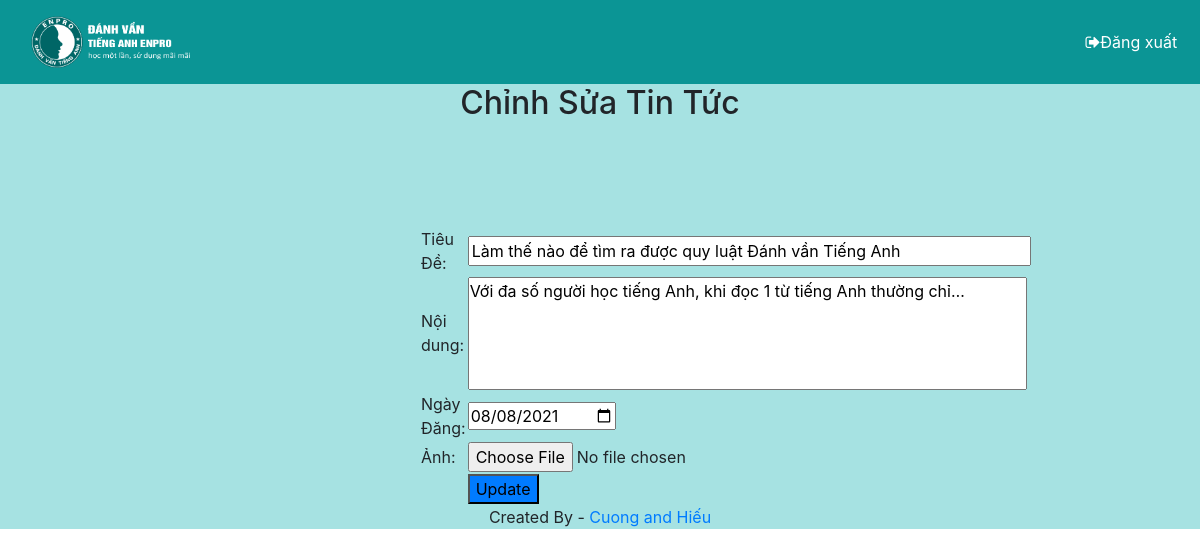
The app's page /admin/editnews.php?id=1 (signed in) with its own data.
### tables this page shows
CREATE TABLE `news` (
  `id` int(10) UNSIGNED NOT NULL,
  `title` varchar(255) NOT NULL,
  `image` varchar(150) NOT NULL,
  `content` text NOT NULL,
  `post_date` date NOT NULL
);

### admin/editnews.php (the view, shortened to what this page needs)
<?php
require("./config/db.php");
include("./template/header.php");
?>
<div class="admin" style="background-color: rgb(166, 226, 226);">
    <div class="main">
        <div class="content">
            <div id="content_Post">
                <p class="text-center h2">Chỉnh Sửa Tin Tức</p>
                <?php
$id=$_GET['id'];
$query=mysqli_query($conn,"SELECT * FROM `news` WHERE `news`.`id` = '$id'");
$row=mysqli_fetch_assoc($query);
?>
<form method="POST" class="form" style=" width: 30%;margin : 0 35%;">
<table>
<tr><td> Tiêu Đề:</td><td><input type="text" value="<?php echo $row['title']; ?>" name="title" size=50></td></tr> <br>
<tr><td>Nội dung: </td><td><input type="text" value="<?php echo $row['content']; ?>" name="cont" size=50  style="padding: 0 0 15%;"></td></tr><br>
<tr><td>Ngày Đăng: </td><td><input type="date" value="<?php echo $row['post_date']; ?>" name="date" size=50></td></tr><br>
<tr><td>Ảnh: </td><td><input type="file" value="<?php echo $row['image']; ?>" name="image" size=50></td></tr><br>
<tr><td></td><td><input type="submit" value="Update" name="update_course" class="bg-primary"></td></tr>
</table>
<p class="text-center">Created By - <a href="https://www.facebook.com/profile.php?id=100004869885566">Cuong and Hiếu</a></p>
    </body>
    </html>

### records on screen
news: title "Làm thế nào để tìm ra được quy luật Đánh vần Tiếng Anh", cont "Với đa số người học tiếng Anh, khi đọc 1 từ tiếng Anh thường chỉ…", date "08/08/2021"
